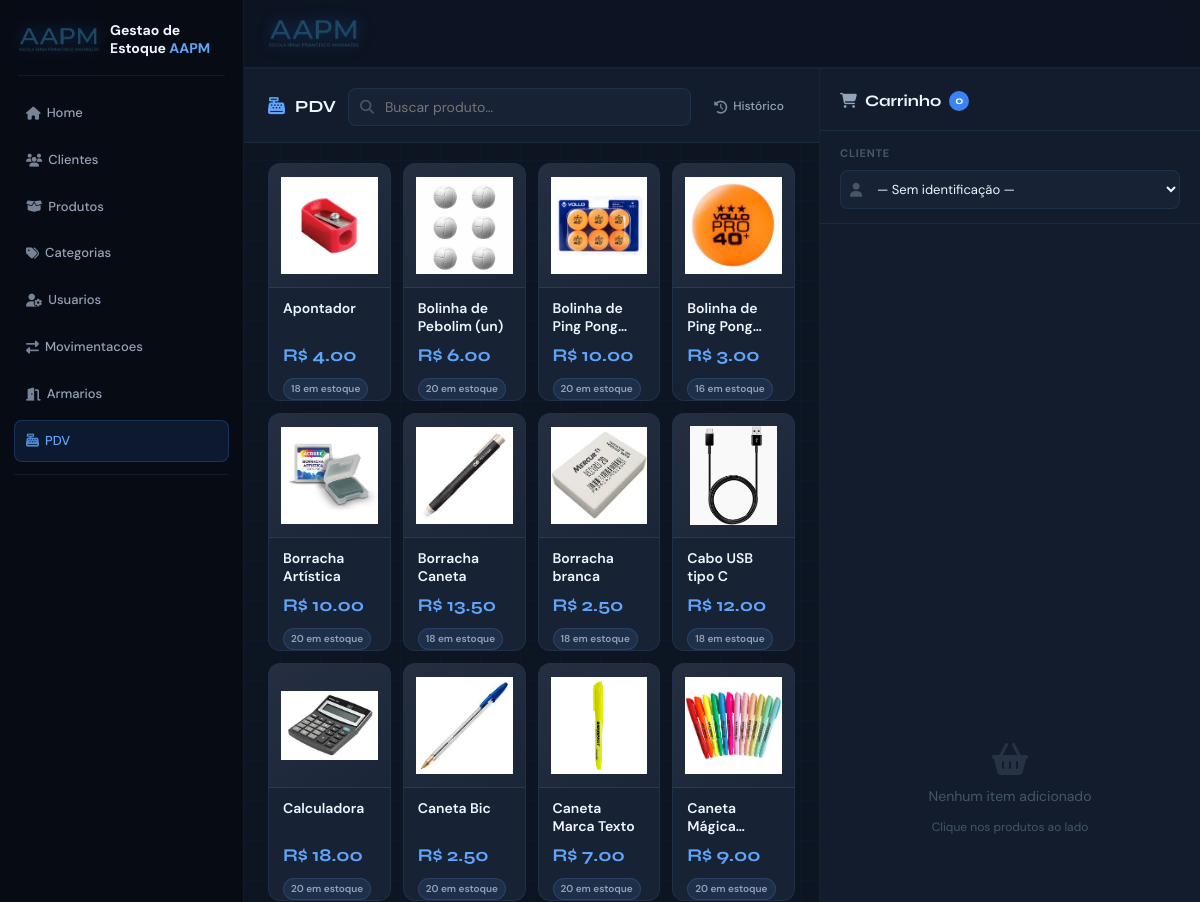
The page /pdv/ (signed in, upper part) on the database as committed earlier.
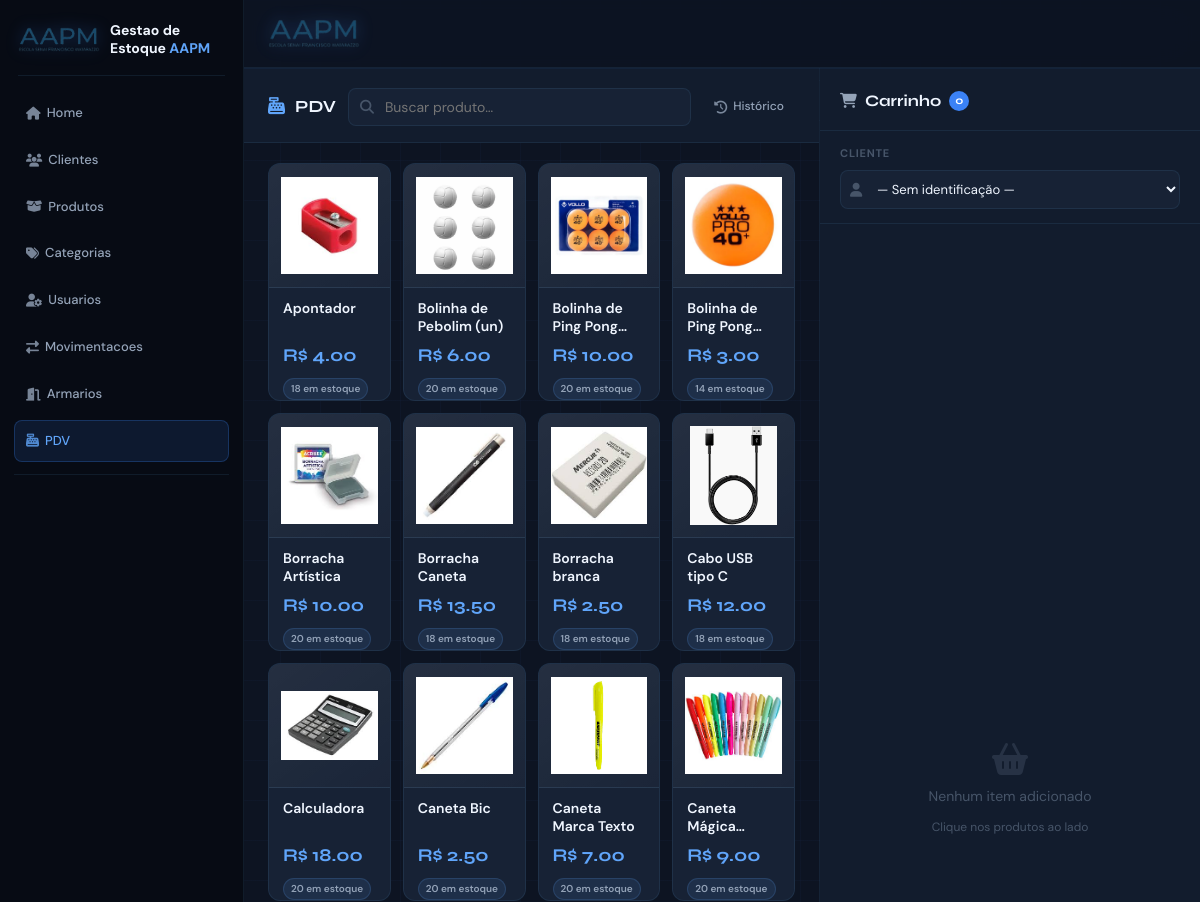
The same page on the database as committed later.
### app/models/produto.py (models this page shows, shortened)
class Produto(Base):
    __tablename__ = "produtos"
    id = Column(Integer, primary_key=True, autoincrement=True, index=True)
    nome = Column(String(150), nullable=False, index=True, unique=True)
    preco = Column(Float, nullable=False, default=0.0)
    ativo = Column(Boolean, default=True)
    imagem_path = Column(String(255), nullable=True)
    categoria_id = Column(Integer, ForeignKey("categorias.id", ondelete="SET NULL"), nullable=True)
    categoria = relationship("Categoria", back_populates="produtos")
    variacoes = relationship("Variacao", back_populates="produto", cascade="all, delete-orphan")
    @property
    def estoque_total(self) -> int:
        """Saldo consolidado de todas as variações do produto."""
        return sum(variacao.estoque_atual for variacao in self.variacoes)
    @property
    def estoque_total(self):
        """Quantidade disponível, calculada a partir das variações do produto."""
        return sum(variacao.estoque_atual or 0 for variacao in self.variacoes)

### app/models/variacoes.py (models this page shows, shortened)
class Variacao(Base):
    __tablename__ = "variacoes"
    __table_args__ = (
        UniqueConstraint("produto_id", "tamanho", "cor", name="uq_variacao_produto_tamanho_cor"),
    )
    id = Column(Integer, primary_key=True, autoincrement=True, index=True)
    produto_id = Column(Integer, ForeignKey("produtos.id", ondelete="CASCADE"), nullable=False)
    tamanho = Column(String(10), nullable=False)  # Ex: 'P', 'M', 'G', 'GG'
    cor = Column(String(50), nullable=False)      # Ex: 'Azul', 'Preto'
    estoque_atual = Column(Integer, nullable=False, default=0)
    imagem_path = Column(String(255), nullable=True)
    produto = relationship("Produto", back_populates="variacoes")

### app/controllers/pdv_controller.py (the view)
@router.get("/")
def tela_pdv(
    request: Request,
    busca: str = "",
    pagina: int = 1,
    por_pagina: int = 16,
    db: Session = Depends(get_db),
    usuario = Depends(get_usuario_logado)
):
    query_produtos = (
        db.query(Produto)
        .join(Produto.variacoes)
        .filter(Produto.ativo == True)
        .group_by(Produto.id)
        .having(func.sum(Variacao.estoque_atual) > 0)
    )
    if busca:
        query_produtos = query_produtos.filter(Produto.nome.ilike(f"%{busca}%"))
    resultado = paginar(query_produtos.order_by(Produto.nome), pagina, por_pagina)
    clientes  = (
        db.query(Cliente)
        .filter(Cliente.ativo == True)
        .order_by(Cliente.nome)
        .all()
    )
    return templates.TemplateResponse(
        request,
        "pdv/index.html",
        {
            "request":             request,
            "usuario":             usuario,
            "produtos":            resultado.itens,
            "clientes":            clientes,
            "desconto_associado":  DESCONTO_ASSOCIADO,
            "busca":               busca,
            "pagina":              resultado.atual,
            "por_pagina":          resultado.por_pagina,
            "total_paginas":       resultado.total_paginas,
            "total_produtos":      resultado.total_itens,
        }
    )

### app/templates/pdv/index.html (shortened to what this page needs)
{% extends "base.html" %}
{% from "components/pagination.html" import render as render_pagination with context %}
{% block content %}
<div class="pdv-layout">
    <section class="produtos-panel">
        <div class="produtos-toolbar">
            <h2><i class="fas fa-cash-register" style="color:var(--accent-light);margin-right:6px;"></i> PDV</h2>
            <form class="search-wrap" method="get" action="/pdv" id="form-busca-produto">
                <input id="busca-produto" name="busca" value="{{ busca }}" type="search" placeholder="Buscar produto…" autocomplete="off">
            </form>
            <a href="/pdv/historico" class="nav-btn" style="flex-shrink:0;">
                <i class="fas fa-history"></i> Histórico
            </a>
        </div>
        <div class="produtos-grid {% if por_pagina > 16 %}compacto{% endif %}" id="produtos-grid">
            {% for p in produtos %}
            <div class="produto-card {% if p.estoque_total == 0 %}sem-estoque{% endif %}" data-id="{{ p.id }}"
                data-nome="{{ p.nome }}" data-preco="{{ p.preco }}" data-estoque="{{ p.estoque_total }}"
                data-imagem="{{ p.imagem_url }}" role="button" tabindex="0"
                onclick="abrirSeletorVariacao(this)"
                onkeydown="if (event.key === 'Enter' || event.key === ' ') { event.preventDefault(); abrirSeletorVariacao(this); }">
                    <div class="produto-imagem {% if not p.imagem_path %}sem-imagem{% endif %}">
                        {% if p.imagem_path %}
                        <img src="{{ p.imagem_url }}" alt="{{ p.nome }}" loading="lazy">
                        {% else %}
                        <span class="produto-imagem-inicial" aria-hidden="true">{{ p.nome[:1]|upper }}</span>
                        <i class="fas fa-box-open" aria-label="Produto sem imagem"></i>
                        {% endif %}
                    </div>
                    <div class="produto-conteudo">
                    <span class="produto-nome">{{ p.nome }}</span>
                    <span class="produto-preco">R$ {{ "%.2f"|format(p.preco) }}</span>
                    <span class="produto-estoque">
                        {% if p.estoque_total == 0 %}
                        Sem estoque
                        {% else %}
                        {{ p.estoque_total }} em estoque
                        {% endif %}
                    </span>
                    </div>
            </div>
            {% endfor %}
        </div>
    </section>
    <aside class="carrinho-panel">
        <div class="carrinho-header">
            <h3>
                <i class="fas fa-shopping-cart" style="color:var(--text-secondary);font-size:15px;"></i>
                Carrinho
                <span class="carrinho-count" id="carrinho-count">0</span>
            </h3>
        </div>
        <div class="cliente-wrap">
            <label>Cliente</label>
            <div class="cliente-select-wrap">
                <select id="cliente-select" onchange="atualizarCliente()">
                    <option value="0">— Sem identificação —</option>
                </select>
            </div>
        </div>
        <div id="carrinho-itens">
            <div class="carrinho-vazio" id="carrinho-vazio">
                <i class="fas fa-shopping-basket"></i>
                <span>Nenhum item adicionado</span>
                <span style="font-size:12px;color:var(--text-muted);">Clique nos produtos ao lado</span>
            </div>
        </div>
    </aside>
</div>
{% endblock %}

Rows that differ between the two databases and show on the page:
changed through a linked row, Produto (number 4 of 12 on the later page): estoque_total "16" → "14"
